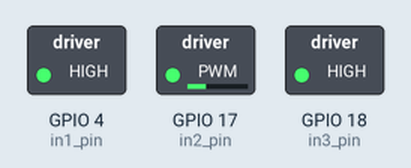
Simulated run of this program. Board: Raspberry Pi (BCM pin numbers). Parts: switched loads named in the program (green lamp = pin HIGH). At 2.0 s the program stops and its outputs stay as they are.

Above: at 0.1 s.
At 1.1 s:
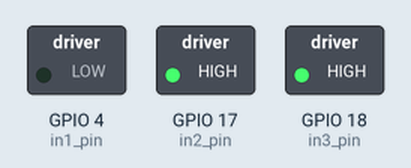
At 2.1 s:
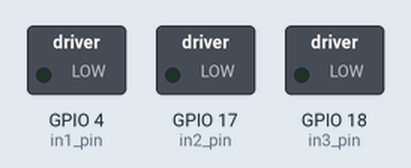
Timing chart, 0 to 3.5 s (numbered marks = the images above):
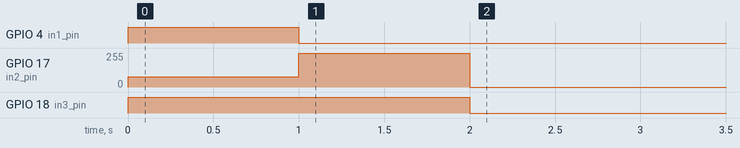

The program:

main.py
```python
import sys
import time
import RPi.GPIO as io


io.setmode(io.BCM)

in1_pin = 4
in2_pin = 17
in3_pin = 18

def set_motor(p, s):
	io.output(in3_pin, True)

	if s>0:
		io.output(in1_pin, True)
		io.output(in2_pin, False)
	if s<0:
		io.output(in1_pin, False)
		io.output(in2_pin, True)

	p.ChangeDutyCycle(abs(s))

def stop_motor():
	io.output(in3_pin, False)

io.setup(in1_pin, io.OUT)
io.setup(in2_pin, io.OUT)
io.setup(in3_pin, io.OUT)


p = io.PWM(in2_pin, 50)

p.start(20)

set_motor(p, 30)

time.sleep(1)

set_motor(p, -100)

time.sleep(1)

stop_motor()

p.stop()

io.output(in1_pin, False)
io.output(in2_pin, False)
io.output(in3_pin, False)

io.cleanup()

sys.exit(0)


def set(property, value):
    try:
        f = open("/sys/class/rpi-pwm/pwm0/" + property, 'w')
        f.write(value)
        f.close()
    except Exception as e:
        print("Error writing to: " + property + " value: " + value)
	print(e)

set("delayed", "0")
set("mode", "pwm")
set("frequency", "500")
set("active", "1")

def clockwise():
    io.output(in1_pin, True)
    io.output(in2_pin, False)

def counter_clockwise():
    io.output(in1_pin, False)
    io.output(in2_pin, True)

clockwise()

while True:
    cmd = raw_input("Command, f/r 0..9, E.g. f5 :")
    direction = cmd[0]
    if direction == "f":
        clockwise()
    else:
        counter_clockwise()
    speed = int(cmd[1]) * 11
    set("duty", str(speed))
```
